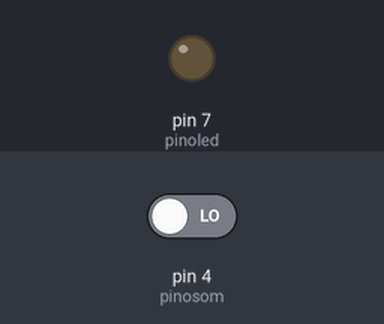
A sketch run on a simulated Arduino Uno, built with avr-gcc and run on an emulated ATmega328P. Parts: output pins drawn as LEDs (lit = HIGH). Inputs (shaded band) come from the test bench; at power-on: pin 4 (pinosom) LOW.

Above: at 1.2 s.
1.3 s: pin 4 (pinosom) driven HIGH
At 1.8 s:
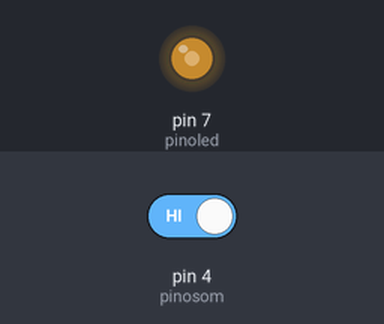
2.8 s: pin 4 (pinosom) driven LOW
At 3.7 s:
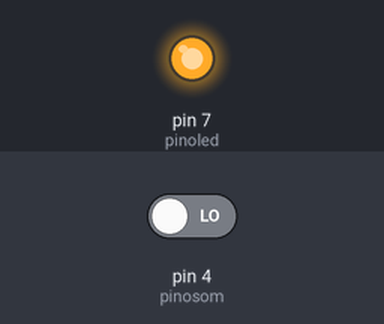
Timing chart, 0 to 5.8 s (numbered marks = the images above; inputs shaded):
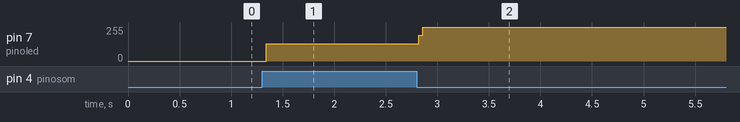

The sketch:

COD_SENSOR_DE_SOM_KY_037_BIG_SOUND.ino
```cpp
/* !-- VARIAVEIS --! */
#define pinoled 7
#define pinosom 4

bool led;

/* !-- INICIO DO SETUP (SO PASSA AQUI 1 VEZ) --! */
void setup() {
  pinMode(pinoled, OUTPUT);
  pinMode(pinosom, INPUT);
  led = false;
  digitalWrite(pinoled, led);
}


/* !-- INICIO DO LOOP (REPETIÇÃO) --! */
void loop() {
  if (digitalRead(pinosom) == HIGH) {
    led = !led;
  }
  digitalWrite(pinoled, led);
}
```

Measured:
- after the input at 1.3 s, pin 7 (pinoled): 0/255 → 128/255 at once
- after the input at 2.8 s, pin 7 (pinoled): 128/255 → 255/255 at once
